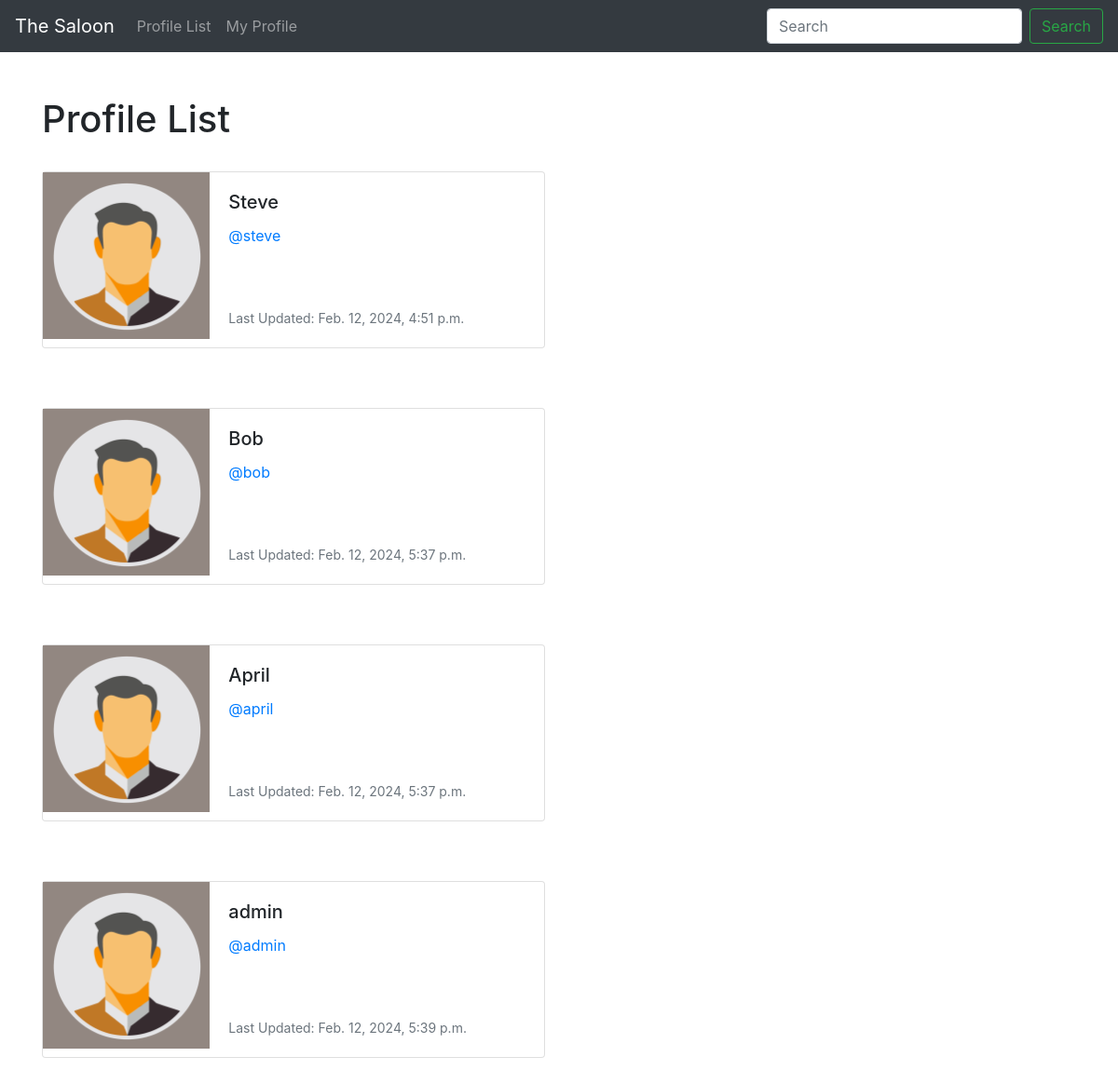
Page /profile_list/ (signed in) on the earlier database version.
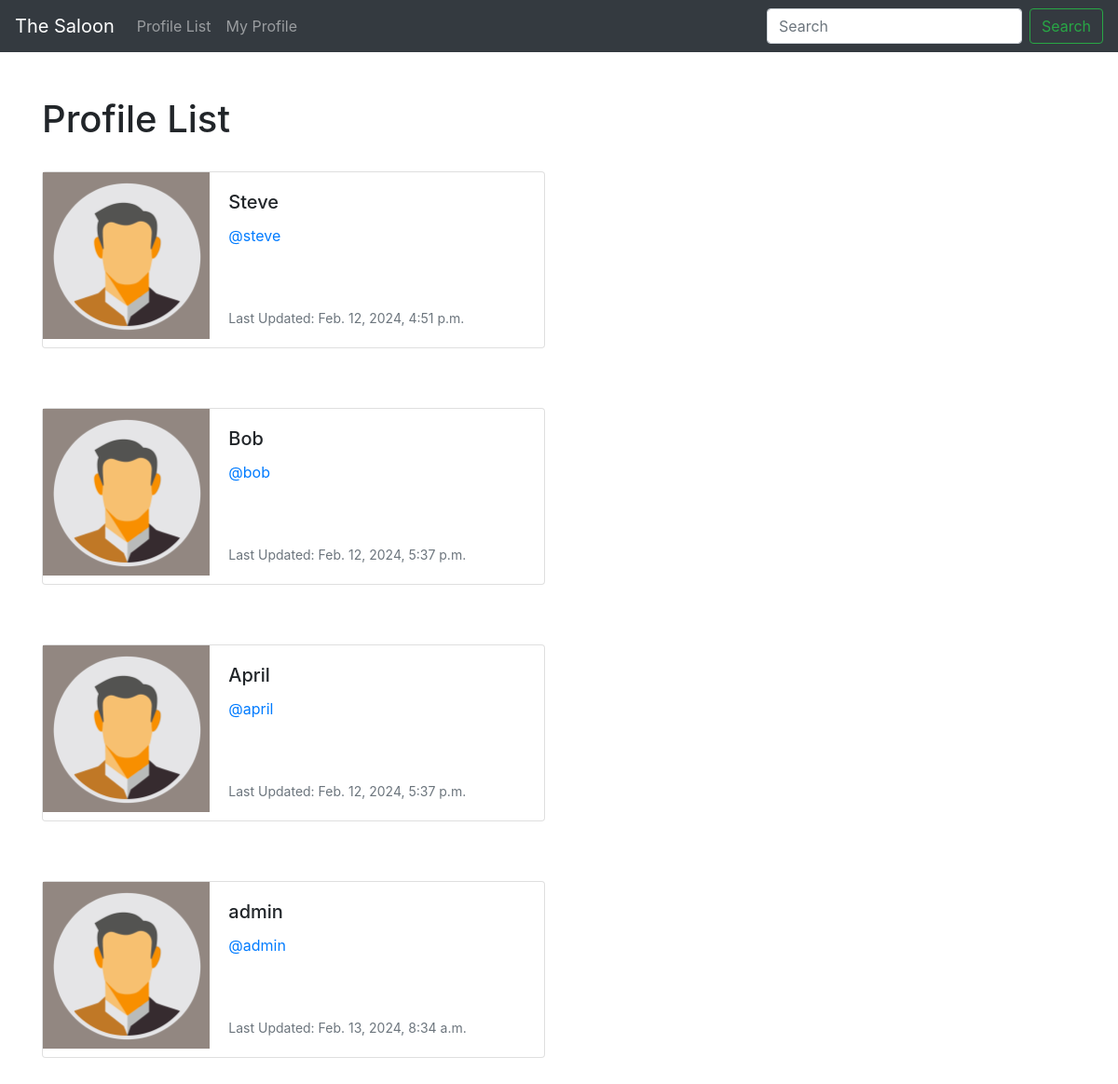
Same page on the later database version.
### the_saloon/models.py (models this page shows, shortened)
class Profile(models.Model):
        user = models.OneToOneField(User, on_delete=models.CASCADE)
        follows = models.ManyToManyField("self",
            related_name="followed_by",
            symmetrical=False,
            blank=True)
        date_modified = models.DateTimeField(User, auto_now=True)

### the_saloon/views.py (the view)
# urls.py: path('profile_list/', views.profile_list, name='profile_list'),
def profile_list(request):
        if request.user.is_authenticated:
            profiles = Profile.objects.exclude(user=request.user)
            return render(request, 'profile_list.html', {"profiles":profiles})
        else:
            messages.success(request, ("You must login to see this page..."))
            return redirect('home')

### the_saloon/templates/profile_list.html
{% extends 'base.html' %}
{% load static %}
{% block content %}
    <h1>Profile List</h1>
<br/>
    {% if profiles %}
        {% for profile in profiles %}
        <div class="card mb-3" style="max-width: 540px;">
            <div class="row no-gutters">
              <div class="col-md-4">
                <img src="{% static 'images/default.jpg' %}" class="img-fluid rounded-start" alt="Profile img">
              </div>
              <div class="col-md-8">
                <div class="card-body">
                  <h5 class="card-title">{{ profile.user.username }}</h5>
                  <p class="card-text"><a href="{% url 'profile' profile.user.id  %}">@{{ profile.user.username|lower }}</a></p>
                  <br/><br/>
                  <p class="card-text"><small class="text-muted">Last Updated: {{ profile.date_modified }}</small></p>
                </div>
              </div>
            </div>
          </div>
          <br/><br/>
        {% endfor %}
    {%  endif %}
{% endblock %}

Differences in the rows shown:
changed Profile "admin": date_modified "Feb. 12, 2024, 5:39 p.m." → "Feb. 13, 2024, 8:34 a.m."
